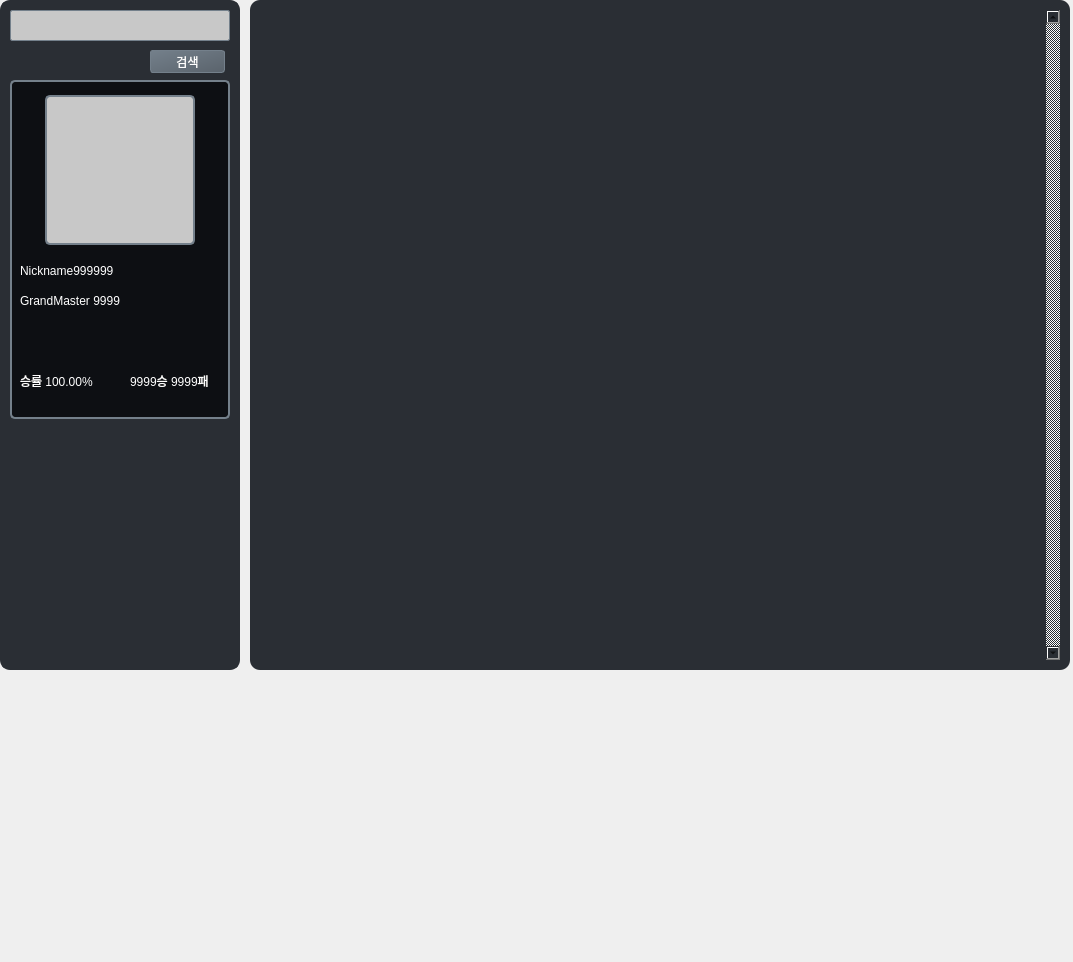
<?xml version="1.0" encoding="UTF-8"?>
<ui version="4.0">
 <class>Frame</class>
 <widget class="QFrame" name="Frame">
  <property name="geometry">
   <rect>
    <x>0</x>
    <y>0</y>
    <width>1073</width>
    <height>962</height>
   </rect>
  </property>
  <property name="windowTitle">
   <string>Frame</string>
  </property>
  <widget class="QFrame" name="RecordFrame">
   <property name="geometry">
    <rect>
     <x>0</x>
     <y>0</y>
     <width>1070</width>
     <height>670</height>
    </rect>
   </property>
   <property name="styleSheet">
    <string notr="true">background-color: rgba(0, 0, 0, 0);</string>
   </property>
   <property name="frameShape">
    <enum>QFrame::StyledPanel</enum>
   </property>
   <property name="frameShadow">
    <enum>QFrame::Raised</enum>
   </property>
   <widget class="QFrame" name="LeftFrame">
    <property name="geometry">
     <rect>
      <x>0</x>
      <y>0</y>
      <width>240</width>
      <height>670</height>
     </rect>
    </property>
    <property name="styleSheet">
     <string notr="true">#LeftFrame{
	background-color: rgb(42, 46, 52);
	border: 2px solid rgb(42, 46, 52);
	border-radius: 10px;
}</string>
    </property>
    <property name="frameShape">
     <enum>QFrame::StyledPanel</enum>
    </property>
    <property name="frameShadow">
     <enum>QFrame::Raised</enum>
    </property>
    <widget class="QFrame" name="PlayerInfoFrame">
     <property name="geometry">
      <rect>
       <x>10</x>
       <y>80</y>
       <width>220</width>
       <height>339</height>
      </rect>
     </property>
     <property name="styleSheet">
      <string notr="true">background-color: rgb(13, 15, 19);
border:2px solid rgb(116, 128, 139);
border-radius: 5px</string>
     </property>
     <property name="frameShape">
      <enum>QFrame::StyledPanel</enum>
     </property>
     <property name="frameShadow">
      <enum>QFrame::Raised</enum>
     </property>
     <widget class="QLabel" name="PlayerMMR">
      <property name="geometry">
       <rect>
        <x>10</x>
        <y>210</y>
        <width>181</width>
        <height>21</height>
       </rect>
      </property>
      <property name="styleSheet">
       <string notr="true">font: 9pt &quot;KoPub돋움체 Bold&quot;;
color: rgb(255, 255, 255);
border:0px;</string>
      </property>
      <property name="text">
       <string>GrandMaster 9999</string>
      </property>
     </widget>
     <widget class="QLabel" name="Nickname">
      <property name="geometry">
       <rect>
        <x>10</x>
        <y>180</y>
        <width>181</width>
        <height>21</height>
       </rect>
      </property>
      <property name="styleSheet">
       <string notr="true">font: 9pt &quot;KoPub돋움체 Bold&quot;;
color: rgb(255, 255, 255);
border:0px;</string>
      </property>
      <property name="text">
       <string>Nickname999999</string>
      </property>
     </widget>
     <widget class="QLabel" name="Winlate">
      <property name="geometry">
       <rect>
        <x>10</x>
        <y>290</y>
        <width>91</width>
        <height>21</height>
       </rect>
      </property>
      <property name="styleSheet">
       <string notr="true">font: 9pt &quot;KoPub돋움체 Bold&quot;;
color: rgb(255, 255, 255);
border:0px;</string>
      </property>
      <property name="text">
       <string>승률 100.00%</string>
      </property>
     </widget>
     <widget class="QLabel" name="WinLose">
      <property name="geometry">
       <rect>
        <x>120</x>
        <y>290</y>
        <width>91</width>
        <height>21</height>
       </rect>
      </property>
      <property name="styleSheet">
       <string notr="true">font: 9pt &quot;KoPub돋움체 Bold&quot;;
color: rgb(255, 255, 255);
border:0px;</string>
      </property>
      <property name="text">
       <string>9999승 9999패</string>
      </property>
     </widget>
     <widget class="QLabel" name="PlayerImg">
      <property name="geometry">
       <rect>
        <x>35</x>
        <y>15</y>
        <width>150</width>
        <height>150</height>
       </rect>
      </property>
      <property name="sizePolicy">
       <sizepolicy hsizetype="Ignored" vsizetype="Ignored">
        <horstretch>0</horstretch>
        <verstretch>0</verstretch>
       </sizepolicy>
      </property>
      <property name="styleSheet">
       <string notr="true">background-color: rgb(200, 200, 200);;</string>
      </property>
      <property name="text">
       <string>&lt;html&gt;&lt;head/&gt;&lt;body&gt;&lt;p&gt;&lt;img src=&quot;:/Champ/Yuumi.webp&quot;/&gt;&lt;/p&gt;&lt;/body&gt;&lt;/html&gt;</string>
      </property>
      <property name="scaledContents">
       <bool>true</bool>
      </property>
     </widget>
    </widget>
    <widget class="QLineEdit" name="NameInput">
     <property name="geometry">
      <rect>
       <x>10</x>
       <y>10</y>
       <width>220</width>
       <height>31</height>
      </rect>
     </property>
     <property name="styleSheet">
      <string notr="true">background-color: rgb(200, 200, 200);
font: 9pt &quot;KoPub돋움체 Bold&quot;;
color: rgb(13, 15, 19);
border: 1px solid rgb(116, 128, 139);
border-radius: 2px;</string>
     </property>
     <property name="text">
      <string/>
     </property>
    </widget>
    <widget class="QPushButton" name="NameSearch">
     <property name="geometry">
      <rect>
       <x>150</x>
       <y>50</y>
       <width>75</width>
       <height>23</height>
      </rect>
     </property>
     <property name="styleSheet">
      <string notr="true">QPushButton{
border: 1px solid rgb(116, 128, 139);
border-radius: 3px;
font: 9pt &quot;KoPub돋움체 Bold&quot;;
color: rgb(255, 255, 255);
background-color: qlineargradient(spread:pad, x1:0, y1:0, x2:1, y2:1, stop:0 rgb(116, 128, 139), stop:1  rgb(90, 99, 108));
}

QPushButton:hover{
background-color: qlineargradient(spread:pad, x1:0, y1:0, x2:1, y2:1, stop:0 rgb(116, 128, 139), stop:1  rgb(90, 99, 108));
background-color: qlineargradient(spread:pad, x1:0, y1:0, x2:1, y2:1, stop:0 rgb(94, 104, 113), stop:1  rgb(71, 78, 85));
}

QPushButton:pressed{
background-color: qlineargradient(spread:pad, x1:0, y1:0, x2:1, y2:1, stop:0 rgb(116, 128, 139), stop:1  rgb(90, 99, 108));
background-color: qlineargradient(spread:pad, x1:0, y1:0, x2:1, y2:1, stop:0 rgb(80, 89, 97), stop:1 rgb(59, 65, 71));
}</string>
     </property>
     <property name="text">
      <string>검색</string>
     </property>
    </widget>
   </widget>
   <widget class="QFrame" name="MatchesFrame">
    <property name="geometry">
     <rect>
      <x>250</x>
      <y>0</y>
      <width>820</width>
      <height>670</height>
     </rect>
    </property>
    <property name="styleSheet">
     <string notr="true">	background-color: rgb(42, 46, 52);
	border: 2px solidrgb(42, 46, 52);
	border-radius: 10px;
</string>
    </property>
    <widget class="QFrame" name="MatchesFrame_2">
     <property name="geometry">
      <rect>
       <x>10</x>
       <y>10</y>
       <width>800</width>
       <height>650</height>
      </rect>
     </property>
     <property name="styleSheet">
      <string notr="true">background-color: rgb(42, 46, 52);
border: 0px;


</string>
     </property>
     <widget class="QScrollArea" name="scrollArea">
      <property name="geometry">
       <rect>
        <x>0</x>
        <y>0</y>
        <width>800</width>
        <height>650</height>
       </rect>
      </property>
      <property name="styleSheet">
       <string notr="true">QScrollArea {
background: transparent;
border: none;
}
QScrollBar:vertical {
background: rgb(42, 46, 52);
width: 12px;
}
QScrollBar::add-line:vertical, QScrollBar::sub-line:vertical
{
background: none;
}
QScrollBar::add-page:vertical, QScrollBar::sub-page:vertical
{
background: none;
}

QScrollBar:horizontal {
background: rgb(42, 46, 52);
height: 12px;
}
QScrollBar::add-line:horizontal, QScrollBar::sub-line:horizontal {
background: none;
}
QScrollBar::add-page:horizontal, QScrollBar::sub-page:horizontal {
background: none;
 }

QScrollBar::handle {
background-color:  rgb(62, 68, 77);
}
QScrollBar::handle::hover
{
background-color:  rgb(90, 99, 108);
}
QScrollBar::handle::pressed
{
background-color: rgb(116, 128, 139);
}</string>
      </property>
      <property name="verticalScrollBarPolicy">
       <enum>Qt::ScrollBarAlwaysOn</enum>
      </property>
      <property name="widgetResizable">
       <bool>true</bool>
      </property>
      <property name="alignment">
       <set>Qt::AlignLeading|Qt::AlignLeft|Qt::AlignTop</set>
      </property>
      <widget class="QWidget" name="scrollAreaWidgetContents_2">
       <property name="geometry">
        <rect>
         <x>0</x>
         <y>0</y>
         <width>783</width>
         <height>650</height>
        </rect>
       </property>
      </widget>
     </widget>
    </widget>
   </widget>
  </widget>
 </widget>
 <resources/>
 <connections/>
</ui>
